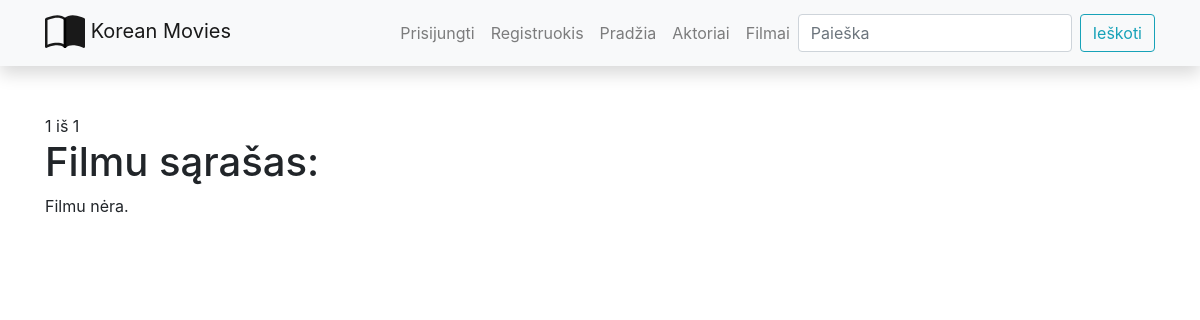
The page /filmai/filmai on the database as committed earlier.
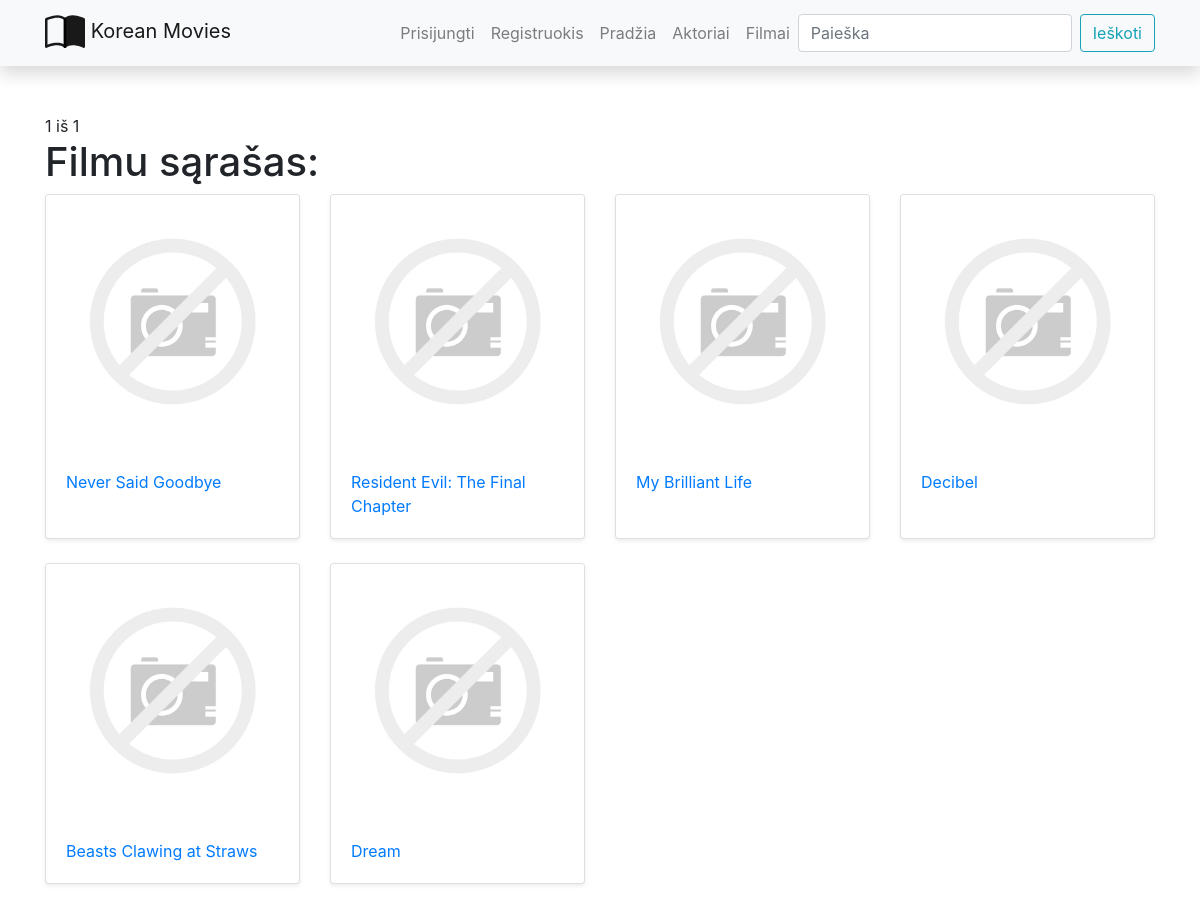
The same page on the database as committed later.
### filmai/models.py (models this page shows, shortened)
class Filmas(models.Model):
    pavadinimas = models.CharField('Pavadinimas', max_length=100)
    rating = models.FloatField(null=True, blank=True)
    rodymo_data = models.IntegerField('Rodomas nuo:')
    aprasymas = HTMLField()
    aktoriusFK = models.ForeignKey(Aktorius, on_delete=models.SET_NULL, null=True, related_name='filmas_set', verbose_name="Aktorius")
    category = models.ManyToManyField(Category, help_text="Išrinkite kategorija")
    cover = models.ImageField("Viršelis", upload_to="covers", null=True, blank=True)
    class Meta:
        verbose_name = "Filmas"
        verbose_name_plural = "Filmai"

### filmai/views.py (the view)
# urls.py: path('filmai', views.FilmasListView.as_view(), name='filmai-visi-url'),
class FilmasListView(generic.ListView):  # ListView - visos eilutės (objektai)
    model = Filmas  # modelioklasė_list -> book_list
    context_object_name = 'filmas_list'
    template_name = 'filmai_visi.html'
    paginate_by = 8

### filmai/templates/filmai_visi.html (shortened to what this page needs)
{% extends "base.html" %} {% block content %}
{% load static %}
<div class="pagination">
  <span class="step-links">
    <span class="current">
      {{ page_obj.number }} iš {{ page_obj.paginator.num_pages }}
    </span>
  </span>
</div>
<h1>Filmu sąrašas:</h1>
{% if filmas_list %}
<div class="row">
    {% for filmas_obj in filmas_list %}
    <div class="col-sm-6 col-md-3 d-flex align-items-stretch">
        <div class="card mb-4 shadow-sm">
            {% if filmas_obj.cover %}
            <img src="{{ filmas_obj.cover.url }}" class="card-img-top">
            {% else %}
            <img src="{% static 'img/no-image.png' %}" class="card-img-top">
            {% endif %}
            <div class="card-body">
                <p class="card-text"><a href="{% url 'filmas-vienas-url' filmas_obj.id %}">{{ filmas_obj.pavadinimas }}</a></p>
            </div>
        </div>
    </div>
    {% endfor %}
</div>
{% else %}
<p>Filmu nėra.</p>
{% endif %}
{% endblock %}

### filmai/templates/base.html (shortened to what this page needs)
<!DOCTYPE html>
<html lang="en">
<head>
    <link
            rel="stylesheet"
            href="https://stackpath.bootstrapcdn.com/bootstrap/4.1.3/css/bootstrap.min.css"
    />
    <link
            rel="stylesheet"
            href="https://cdnjs.cloudflare.com/ajax/libs/font-awesome/4.7.0/css/font-awesome.min.css"
    />
    {% load static %}
    <link rel="stylesheet" href="{% static 'css/styles.css' %}"/>
</head>
<body>
<nav
        class="navbar navbar-expand-lg navbar-light bg-light static-top mb-5 shadow"
>
    <div class="container">
        <a class="navbar-brand" href="{% url 'homepage-url' %}">
            Korean Movies</a
        >
        <div class="collapse navbar-collapse" id="navbarResponsive">
            <ul class="navbar-nav ml-auto">
                {% if user.is_authenticated %}
                <li class="nav-item"><a class="nav-link" href="{% url 'profilis-url' %}">
                    <svg class="bi bi-person" width="1.5em" height="1.5em" viewBox="0 0 16 16" fill="currentColor" xmlns="http://www.w3.org/2000/svg">
                        <path fill-rule="evenodd" d="M13 14s1 0 1-1-1-4-6-4-6 3-6 4 1 1 1 1h10zm-9.995-.944v-.002.002zM3.022 13h9.956a.274.274 0 00.014-.002l.008-.002c-.001-.246-.154-.986-.832-1.664C11.516 10.68 10.289 10 8 10c-2.29 0-3.516.68-4.168 1.332-.678.678-.83 1.418-.832 1.664a1.05 1.05 0 00.022.004zm9.974.056v-.002.002zM8 7a2 2 0 100-4 2 2 0 000 4zm3-2a3 3 0 11-6 0 3 3 0 016 0z" clip-rule="evenodd"/>
                    </svg>
                    {{ user.get_username }}</a></li>
                <li class="nav-item"><a class="nav-link" href="{% url 'my-borrowed' %}">My movies</a></li>
                <li class="nav-item"><a class="nav-link" href="{% url 'my-borrowed-new' %}">New movies</a></li>
                <li class="nav-item"><a class="nav-link" href="{% url 'logout' %}">Atsijungti</a></li>
                {% else %}
                <li class="nav-item"><a class="nav-link" href="{% url 'login' %}">Prisijungti</a></li>
                <li class="nav-item"><a class="nav-link" href="{% url 'register-url' %}">Registruokis</a></li>
                {% endif %}
                <li class="nav-item"><a class="nav-link" href="{% url 'homepage-url' %}">Pradžia</a></li>
                <li class="nav-item"><a class="nav-link" href="{% url 'aktoriai-visi-url' %}">Aktoriai</a></li>
                <li class="nav-item"><a class="nav-link" href="{% url 'filmai-visi-url' %}">Filmai</a></li>
            </ul>
            <form
                    class="form-inline my-2 my-lg-0"
                    action="{% url 'paieska-url' %}"
                    method="get"
            >
                <input
                        class="form-control mr-sm-2"
                        type="search"
                        placeholder="Paieška"
                        aria-label="Search"
                        name="laukelio-tekstas"
                />
                <button class="btn btn-outline-info my-2 my-sm-0" type="submit">
                    Ieškoti
                </button>
            </form>
        </div>
    </div>
</nav>
<div class="container">{% block content %}{% endblock %}</div>
</body>
</html>

Rows that differ between the two databases and show on the page:
added Filmas: pavadinimas "Never Said Goodbye"
added Filmas: pavadinimas "Resident Evil: The Final Chapter"
added Filmas: pavadinimas "My Brilliant Life"
added Filmas: pavadinimas "Decibel"
added Filmas: pavadinimas "Beasts Clawing at Straws"
added Filmas: pavadinimas "Dream"
Other text that changed with them:
text no longer shown: "Filmu nėra."
